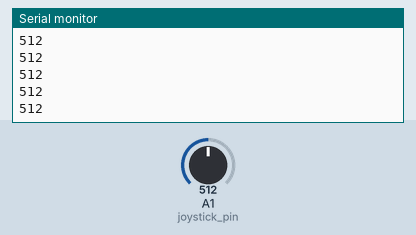
Recording of a sketch running on a simulated Arduino Uno, built with avr-gcc and run on an emulated ATmega328P. On the bench: the last lines printed to the serial monitor. The test bench sets the inputs (shaded band); at power-on: A1 (joystick_pin) = 512.

Above: at 1.2 s.
1.3 s: A1 (joystick_pin) set to 716
At 1.38 s:
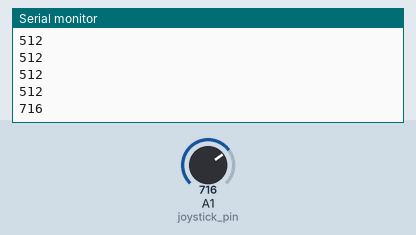
2.8 s: A1 (joystick_pin) set to 900
At 2.86 s:
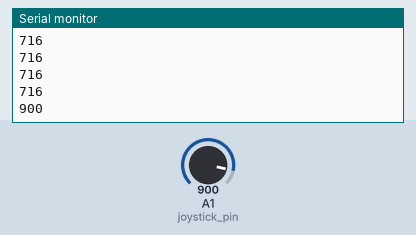
Timing chart, 0 to 5.8 s (numbered marks = the images above; inputs shaded):
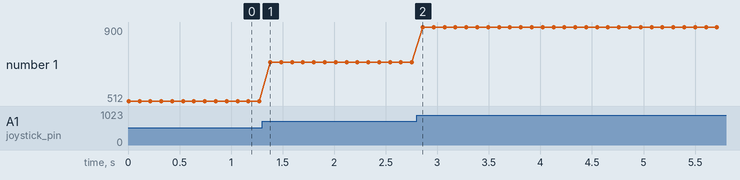

The sketch:

Source_01.ino
```cpp
//Receiving Data
#include <Servo.h>
#include <SoftwareSerial.h>

const int joystick_pin = A1;

SoftwareSerial xbee(2,3);

void setup() {
  Serial.begin(9600);
  xbee.begin(9600);
}

void loop() {
  int joystick_value = analogRead(joystick_pin);
  xbee.print(joystick_value);
  xbee.println();
  Serial.print(joystick_value);
  Serial.println();
  delay(100);
}
```

Measured:
- after the input at 1.3 s, the serial monitor: prints a new line after 0.08 s (image 1)
- after the input at 2.8 s, the serial monitor: prints a new line after 0.06 s (image 2)
- plotted number 1: 512 → 716 after the input at 1.3 s, 716 → 900 after the input at 2.8 s
